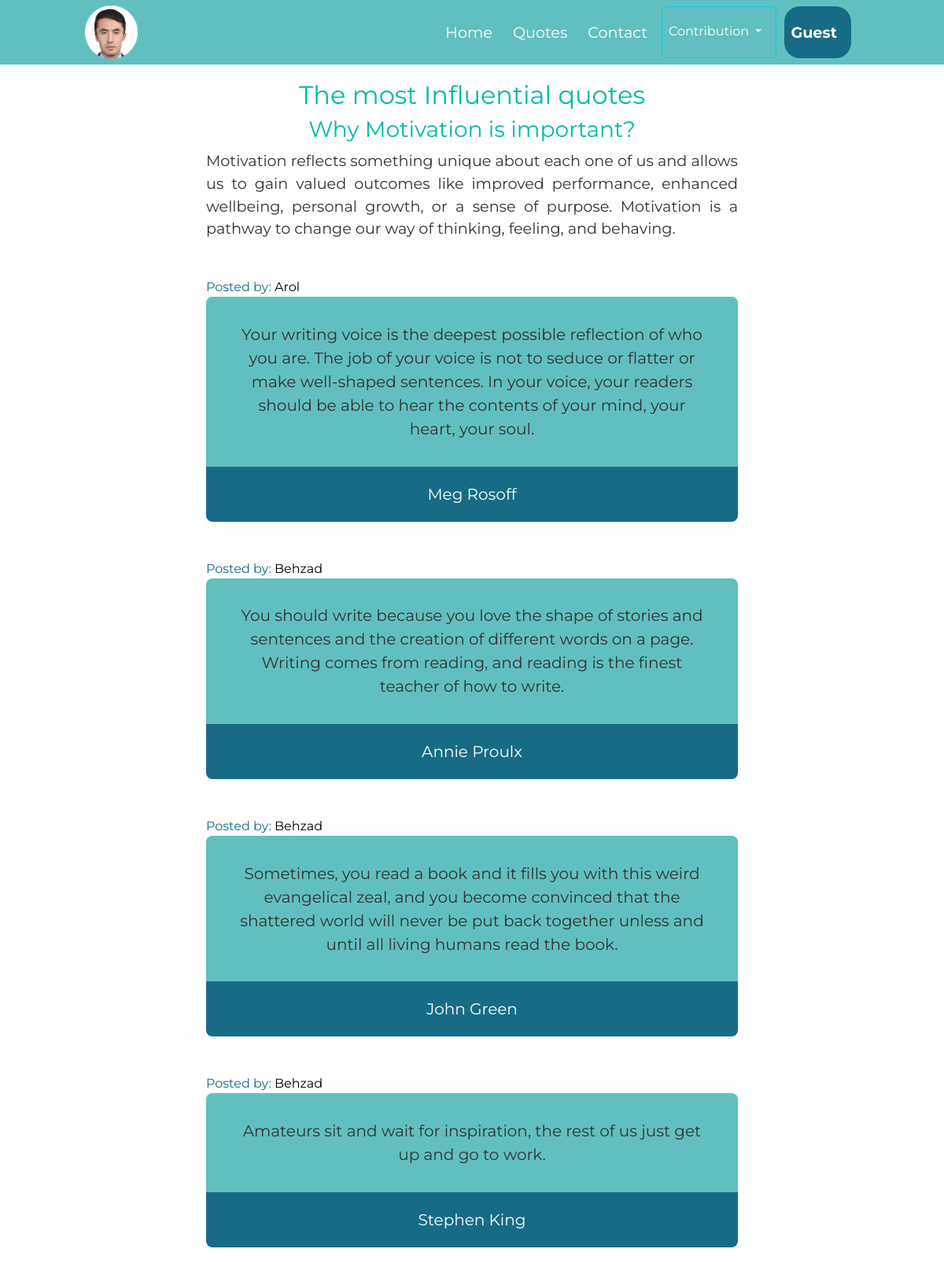
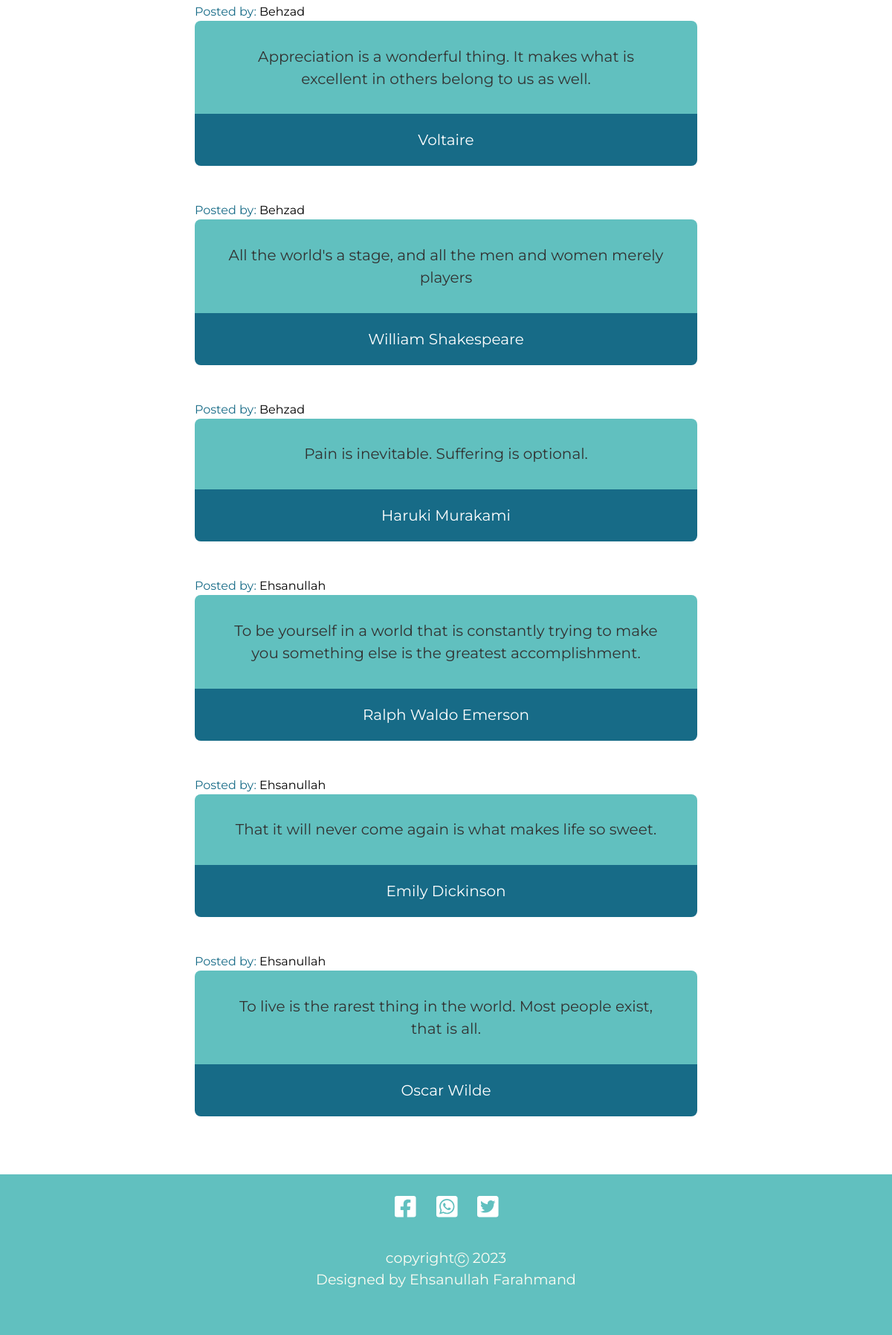
Screenshot of /quotes with the database file from the repository (2 pictures, top to bottom).
### main.py (models this page shows, shortened)
class Quotes(Base):
    __tablename__ = "quotes"
    id = Column(Integer, primary_key=True)
    quote = Column(String, nullable=False)
    author = Column(String, nullable=False)
    user_id = Column(Integer, ForeignKey("users.id"))
    user_name = Column(String, nullable=False)

### main.py (the view)
@app.route("/quotes")
def quotes():
    all_quotes = session.query(Quotes).all()
    all_quotes.reverse()
    return render_template("quotes.html", quotes=all_quotes, year=date.today().year, user=current_user)

### templates/quotes.html (shortened to what this page needs)
{% include("header.html") %}
{% block  body %}
<div class="quote-container middle-container">
    <h2 class="quote_title">The most Influential quotes</h2>
    <div class="container-fluid quote-page col-lg-7 col-md-9 col-sm-11">
        <h3>Why Motivation is important?</h3>
        <p class="post_explanation ">
            Motivation reflects something unique about each one of us and allows us to gain valued outcomes like
            improved
            performance, enhanced wellbeing, personal growth, or a sense of purpose. Motivation is a pathway to change
            our
            way of thinking, feeling, and behaving.
        </p>
    </div>
    {% for quote in quotes %}
    <div class="quote-page ">
        <div class="container-fluid poster col-lg-7 col-md-9 col-sm-11">
            <p class="profile_text">Posted by: <span class="name_">{{quote.user_name}}</span></p>
        </div>
        <div class="container-fluid quote-box col-lg-7 col-md-9 col-sm-11">
            <div class="quote">
                <blockquote class="post_content">
                    {{quote.quote|safe}}
                </blockquote>
            </div>
            <div class="name quote_author">
                {{quote.author}}
            </div>
        </div>
    </div>
    {% endfor %}
</div>
{% endblock %}
{% include("footer.html") %}

### templates/header.html (shortened to what this page needs)
<!DOCTYPE html>
<html lang="en" dir="ltr">
<head>
    <link rel="stylesheet" href="../static/css/custon.css">
    <link href="https://cdn.jsdelivr.net/npm/bootstrap@5.3.1/dist/css/bootstrap.min.css" rel="stylesheet"
>
</head>
<nav class="navbar navbar-expand-lg ">
    <div class="container-fluid">
        <a class="navbar-brand nav_logo"><img width="20%" src="../static/image/1.ico"></a>
        <div class="collapse navbar-collapse" id="navbarSupportedContent">
            <ul class="navbar-nav ms-auto mb-2 mb-lg-0">
                <li class="nav-item">
                    <a class="nav-link " aria-current="page" href="{{url_for('home')}}">Home</a>
                </li>
                <li class="nav-item">
                    <a class="nav-link" href="{{url_for('quotes')}}">Quotes</a>
                </li>
                <li class="nav-item">
                    <a class="nav-link" href="#footer">Contact</a>
                </li>
                <li class="nav-item dropdown btn btn-outline-info">
                    <a class="nav-link dropdown-toggle" href="#" role="button" data-bs-toggle="dropdown"
                       aria-expanded="false">
                        Contribution
                    </a>
                </li>
                {% if user.is_authenticated %}
                <li class="nav-item dropdown profile-btn">
                    <a class="nav-link dropdown-toggle nav-link" href="#" role="button" data-bs-toggle="dropdown"
                       aria-expanded="false">
                        {{user.name[:5]}}
                    </a>
                    <ul class="dropdown-menu">
                        <li><a class="dropdown-item"><strong>Profile</strong></a></li>
                        <li><a class="dropdown-item" href="">{{user.name}}
                            {% if user.id == 2 %}
                            <i style="color: red; font-weight: bolder;padding-left: 10px"> Admin</i>
                            {% endif %}
                        </a></li>
                        <li><a class="dropdown-item" href="">{{user.email[:12]}}...</a></li>
                        <li><a class="dropdown-item" href="{{url_for('reset_password')}}">Change password</a></li>
                        {% if user.id == 2 %}
                        <li style="padding-left: 13px"><a href="{{url_for('profile')}}">Edit profile page</a></li>
                        {% endif %}
                        <li><a class="dropdown-item" href="{{url_for('logout')}}">Logout</a></li>
                    </ul>
                </li>
                {% else %}
                <li class="nav-item profile-btn">
                    <a class="nav-link" href="">Guest</a>
                </li>
                {% endif %}
            </ul>
        </div>
    </div>
</nav>
<body>

### templates/footer.html (shortened to what this page needs)
<section id="footer">
    <div class="bottom-container">
        <a class="media facebook" href="https://www.facebook.com/profile.php?id=100011251512914"><i
                class="fa-brands fa-square-facebook"></i></a>
        <a class="media whatsapp" href="https://api.whatsapp.com/send?phone=93780599071"><i
                class="fa-brands fa-square-whatsapp"></i></a>
        <a class="media twitter" href=""><i class="fa-brands fa-square-twitter"></i></a>
        <p class="last">copyrightⒸ {{year}} <br>Designed by Ehsanullah Farahmand</p>
    </div>
</section>
</body>
</html>

### static/css/custon.css (style rules this page uses)
body { margin: 0; font-family: 'Montserrat', sans-serif !important; font-size: 1.2em !important; }
section { text-align: center !important; }
.navbar { background-color: #61C0BF !important; padding: 0.2% 8% !important; }
.nav-item { padding: 2% 0 !important; color: #FFFFFF !important; size: 2rem !important; }
.nav-item .nav-link { color: #FFFFFF !important; size: 2rem !important; }
h2, h3 { color: #00B8A9 !important; font-weight: normal !important; }
.middle-container { margin: auto !important; text-align: center !important; }
p { margin: auto !important; color: #323232 !important; }
.bottom-container { background-color: #61C0BF !important; margin: 30px auto 0 auto !important; padding: 30px 0 !important; padding-top: 20px !important; }
.media { color: #FFFFFF; font-size: 170%; padding-left: 1%; }
a { text-decoration: none !important; margin-right: 10px !important; }
.last { padding: 30px !important; color: #FEFCF3 !important; }
.quote-page { text-align: center !important; padding-bottom: 4% !important; margin: 0 auto !important; }
.quote { background-color: #61C0BF !important; border-top-left-radius: 8px !important; border-top-right-radius: 8px !important; color: #fff !important; margin: 0 auto !important; padding: 20px !important; font-size: 20px !important; }
.name { background-color: #176B87 !important; border-bottom-left-radius: 8px !important; border-bottom-right-radius: 8px !important; color: #fff !important; font-size: 20px !important; padding: 20px !important; text-align: center !important; }
blockquote { padding: 2% 3% !important; margin: 0 auto !important; }
.quote-container { margin: 0 auto !important; }
.post_explanation { text-align: justify !important; }
.profile-btn { background-color: #176B87 !important; text-align: center !important; font-weight: bold !important; color: #FFFFFF !important; margin: 0 10px !important; border-radius: 20px !important; }
.poster { text-align: left !important; }
.poster .profile_text { color: #176B87 !important; font-size: 1rem !important; }
.poster .profile_text .name_ { color: black; }
.quote_title { padding-top: 20px; }

### rows the page displays
Quotes: user_name "Arol", quote "Your writing voice is the deepest possible reflection of who you are. The job of your voice is not to seduce or flatter or make well-shaped sentences. In your voice, your readers should be able to hear the contents of your mind, your heart, your soul.", author "Meg Rosoff"
Quotes: user_name "Behzad", quote "You should write because you love the shape of stories and sentences and the creation of different words on a page. Writing comes from reading, and reading is the finest teacher of how to write.", author "Annie Proulx"
Quotes: user_name "Behzad", quote "Sometimes, you read a book and it fills you with this weird evangelical zeal, and you become convinced that the shattered world will never be put back together unless and until all living humans read the book.", author "John Green"
Quotes: user_name "Behzad", quote "Amateurs sit and wait for inspiration, the rest of us just get up and go to work.", author "Stephen King"
Quotes: user_name "Behzad", quote "Appreciation is a wonderful thing. It makes what is excellent in others belong to us as well.", author "Voltaire"
Quotes: user_name "Behzad", quote "All the world's a stage, and all the men and women merely players", author "William Shakespeare"
Quotes: user_name "Behzad", quote "Pain is inevitable. Suffering is optional.", author "Haruki Murakami"
Quotes: user_name "Ehsanullah", quote "To be yourself in a world that is constantly trying to make you something else is the greatest accomplishment.", author "Ralph Waldo Emerson"
Quotes: user_name "Ehsanullah", quote "That it will never come again is what makes life so sweet.", author "Emily Dickinson"
Quotes: user_name "Ehsanullah", quote "To live is the rarest thing in the world. Most people exist, that is all.", author "Oscar Wilde"
